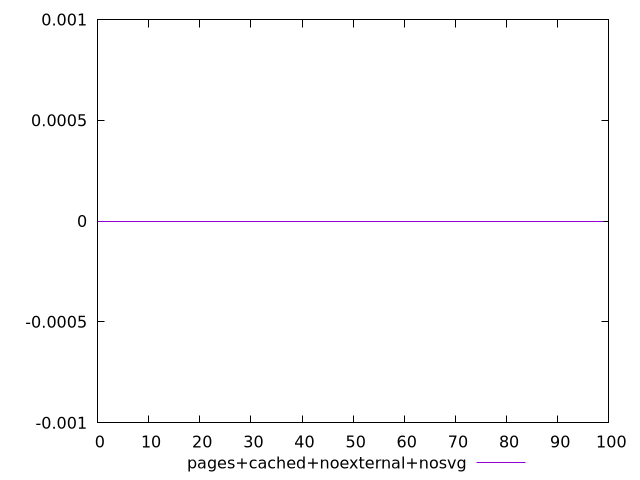

Generate this figure with gnuplot:
$_pagesCachedNoexternalNosvg <<EOF
0
0
0
0
0
0
0
0
0
0
0
0
0
0
0
0
0
0
0
0
0
0
0
0
0
0
0
0
0
0
0
0
0
0
0
0
0
0
0
0
0
0
0
0
0
0
0
0
0
0
0
0
0
0
0
0
0
0
0
0
0
0
0
0
0
0
0
0
0
0
0
0
0
0
0
0
0
0
0
0
0
0
0
0
0
0
0
0
0
0
0
0
0
0
0
0
0
0
0
0
EOF
set key outside below
set terminal pngcairo
set output "report_00004_2020-11-02T20-21-41.718Z/uses-webp-images/pages+cached+noexternal+nosvg//score.png"
set yrange [-0.001:0.001]
plot $_pagesCachedNoexternalNosvg title "pages+cached+noexternal+nosvg" with line ,
